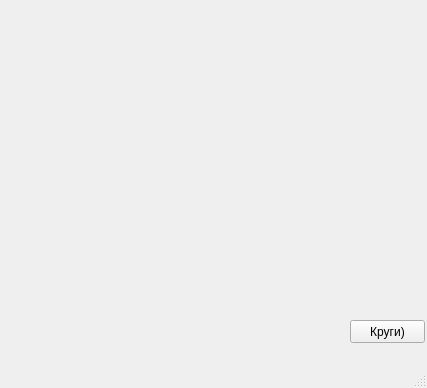
<?xml version="1.0" encoding="UTF-8"?>
<ui version="4.0">
 <class>MainWindow</class>
 <widget class="QMainWindow" name="MainWindow">
  <property name="geometry">
   <rect>
    <x>0</x>
    <y>0</y>
    <width>427</width>
    <height>388</height>
   </rect>
  </property>
  <property name="windowTitle">
   <string>MainWindow</string>
  </property>
  <widget class="QWidget" name="centralwidget">
   <widget class="QPushButton" name="round">
    <property name="geometry">
     <rect>
      <x>350</x>
      <y>320</y>
      <width>75</width>
      <height>23</height>
     </rect>
    </property>
    <property name="text">
     <string>Круги)</string>
    </property>
   </widget>
  </widget>
  <widget class="QMenuBar" name="menubar">
   <property name="geometry">
    <rect>
     <x>0</x>
     <y>0</y>
     <width>427</width>
     <height>21</height>
    </rect>
   </property>
  </widget>
  <widget class="QStatusBar" name="statusbar"/>
 </widget>
 <resources/>
 <connections/>
</ui>
